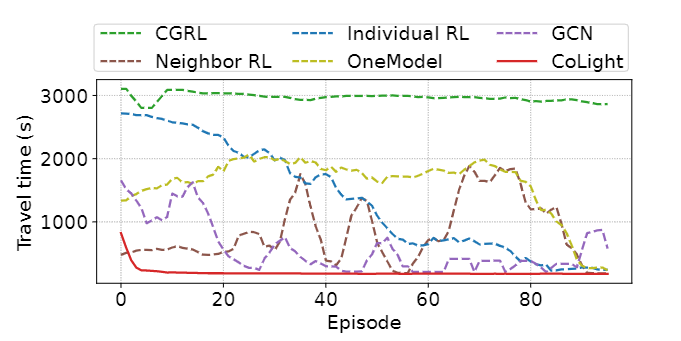
#> input picture graph-data/6x6-b/raw.png, 681 x 341 px, found by its file name
$ python extract.py
#> lines starting #> are read from the running program, lines starting #| are printed output that depends on the picture
from PIL import Image
import numpy as np
import cv2
import os
import argparse

if __name__ == "__main__":
    # parser = argparse.ArgumentParser()
    # parser.add_argument("-m",type=str,default='colight', dest='method')
    # args= parser.parse_args()
    file_path = './6x6-b/raw.PNG'
    for method in ['gcn', 'ind', 'col']:
      img = Image.open(file_path)
#> img is the input picture: PIL image 681x341 RGBA; mean R, G, B, A 244.8, 244.1, 243.7, 255
      # img1 = img1.convert('RGBA')
      # img2 = img2.convert('RGB')
      pixdata = img.load()
      colorset = set()
      if method == 'col':
        # 红色
        for y in range(img.size[1]):
          for x in range(img.size[0]):
            r,g,b, a = img.getpixel((x,y))
            if not ((r>129 and g<50 and b<50) or (r<100 and g<100 and b<100)):
                colorset.add(r)
                img.putpixel((x,y),(255, 255, 255,255))
        img = img.convert('RGB')
        img.save(os.path.join(os.path.dirname(file_path), "only-col.png"))
      elif method == 'gcn':
        # 紫色
        for y in range(img.size[1]):
          for x in range(img.size[0]):
            r,g,b, a = img.getpixel((x,y))
            if not ((r>140 and r<160 and g>100 and g<130 and b>130) or (r<100 and g<100 and b<100)) :
                colorset.add(r)
                img.putpixel((x,y),(255, 255, 255,255))
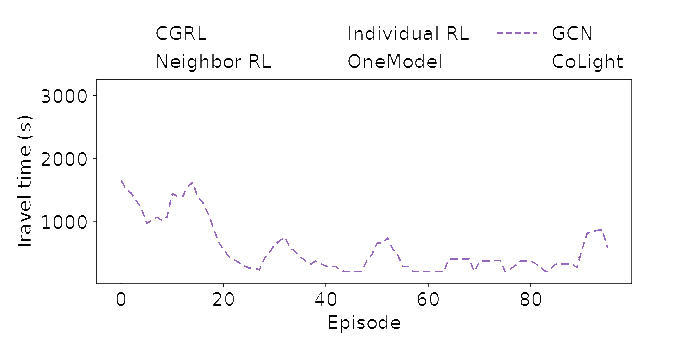
#> img: PIL image 681x341 RGBA; mean R, G, B, A 250, 249.9, 250.2, 255
#> after the loop, colorset = 225 items
        img = img.convert('RGB')
#> img: PIL image 681x341 RGB
        img.save(os.path.join(os.path.dirname(file_path), "only-gcn.png"))
      elif method == 'ind':
        # 蓝色
        for y in range(img.size[1]):
          for x in range(img.size[0]):
            r,g,b, a = img.getpixel((x,y))
            if not ((r<55 and g<130 and b>150) or (r<100 and g<100 and b<100)) :
                colorset.add(r)
                img.putpixel((x,y),(255, 255, 255,255))
        img = img.convert('RGB')
        img.save(os.path.join(os.path.dirname(file_path), "only-ind.png"))
      print(colorset)
#> (printed output is left out)
